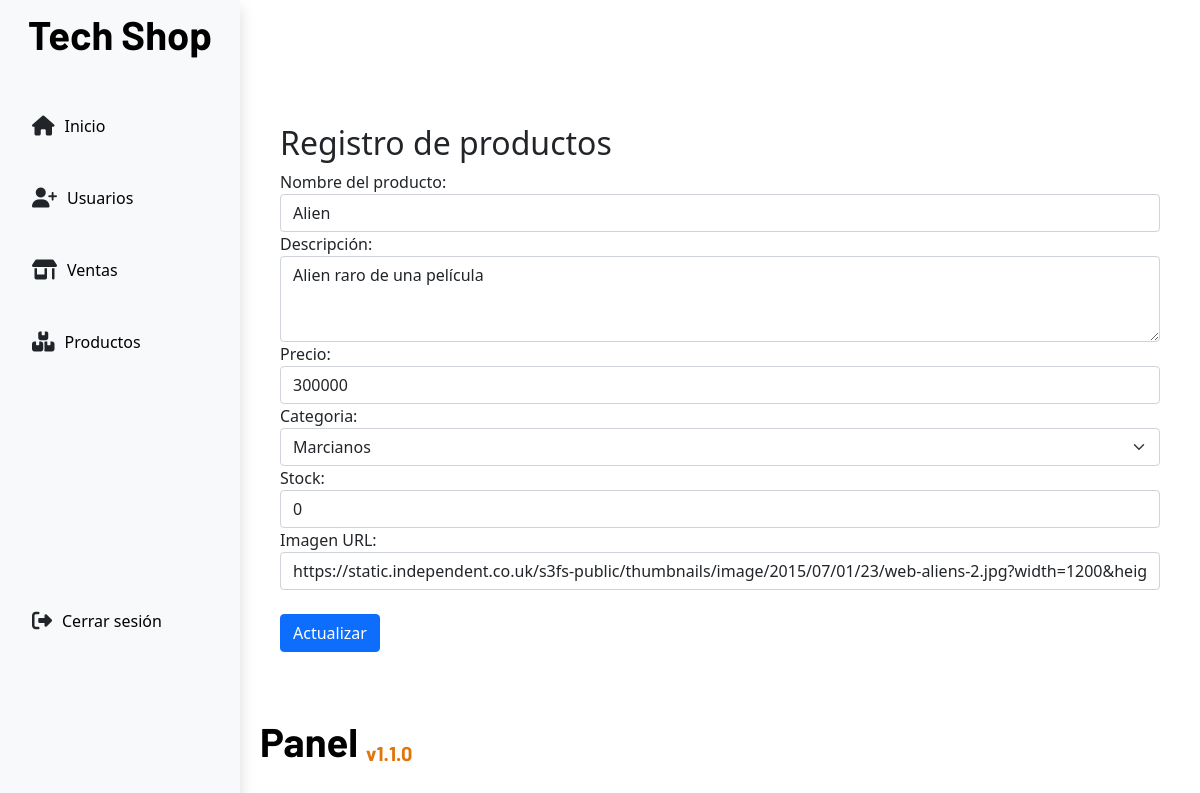
Page /dashboard/products/updateProduct/1 (signed in) on the earlier database version.
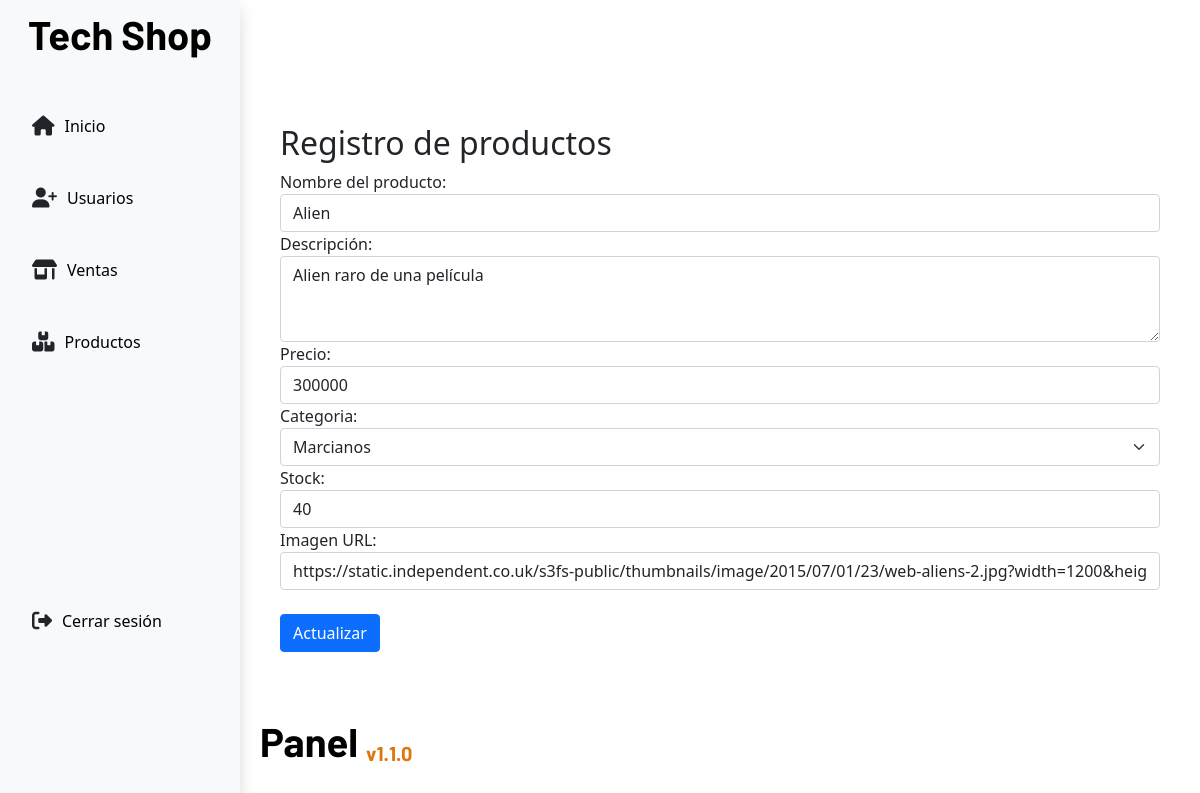
Same page on the later database version.
### app/models.py (models this page shows)
class Products(models.Model):
    name = models.CharField(max_length=255,null=False)
    description = models.TextField(null=False)
    price = models.PositiveIntegerField(null=False)
    category = models.ForeignKey(ProductCategory, on_delete=models.PROTECT)
    stock = models.PositiveIntegerField(null=False)
    urlImage = models.URLField(null=False)

### app/views.py (the view, shortened to what this page needs)
# urls.py: path('dashboard/products/updateProduct/<int:id>',views.updateProduct,name='updateProduct'),
def updateProduct(request,id):
    productToUpdate = get_object_or_404(Products,id=id)
    if request.method == 'GET':
        categorys = ProductCategory.objects.all()
        return render(request, 'adShop/productsCrud/updateProds.html',{'productToUpdate':productToUpdate,'categorys':categorys})

### app/context_processors.py (called while the page is built)
def is_auth(request):
    user_auth = request.session.get("isAuthenticated")
    role = request.session.get("role")
    return {
        "user_auth": user_auth,
        "role": role
    }

### app/templates/adShop/productsCrud/updateProds.html (shortened to what this page needs)
{% extends 'adShop/base.html' %}
{% block content %}
<div class="container mt-5">
    <h2>Registro de productos</h2>
    <form method="post">
        <div class="form-group">
            <label for="productName">Nombre del producto:</label>
            <input type="text" class="form-control" id="productName" name="name" value="{{productToUpdate.name}}" required>
        </div>
        <div class="form-group">
            <label for="productDescription">Descripción:</label>
            <textarea class="form-control" id="productDescription" name="description" rows="3" value="{{productToUpdate.description}}" required>{{productToUpdate.description}}</textarea>
        </div>
        <div class="form-group">
            <label for="productPrice">Precio:</label>
            <input type="number" class="form-control" id="productPrice" name="price" value="{{productToUpdate.price}}" required>
        </div>
        <div class="form-group">
            <label for="productCategory">Categoria:</label>
            <select class="form-select" name="category" id="category">
                {% for category in categorys %}
                <option value="{{category.id}}">{{category.category}}</option>
                {% endfor %}
            </select>
        </div>
        <div class="form-group">
            <label for="productStock">Stock:</label>
            <input type="number" class="form-control" id="productStock" name="stock" value="{{productToUpdate.stock}}" required>
        </div>
        <div class="form-group">
            <label for="productImage">Imagen URL:</label>
            <input type="url" class="form-control" id="productImage" name="urlImage" value="{{productToUpdate.urlImage}}" required>
        </div>
        <button type="submit" class="btn btn-primary mt-4">Actualizar</button>
    </form>
</div>
{% endblock content %}

Differences in the rows shown:
changed Products "Alien": stock "0" → "40"
